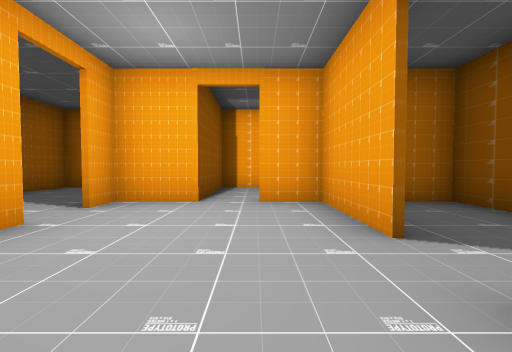
[1] (above)

12 first-person views from a walk through a 3-D level made in the Unity game engine. The camera is 1.2 m above the floor, tilts 2° down and sees 90° across. Doors are open. The floor is counted in squares, 2 m on a side. Each view is taken from the middle of a square. On the plan, view 1 faces up. The plan holds only what a view shows up to about 9 squares ahead; the rest is blank. The place goes on beyond the plan. The player character is not drawn.

[2]
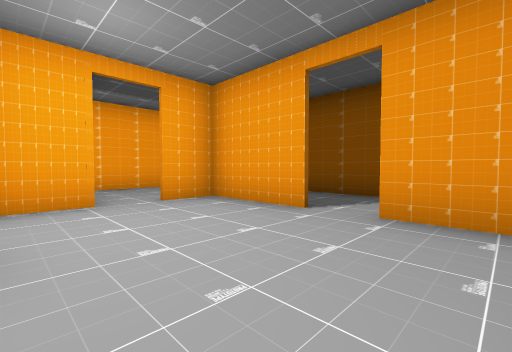

[3]
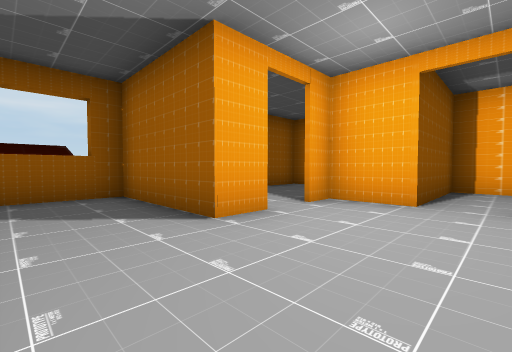

[4]
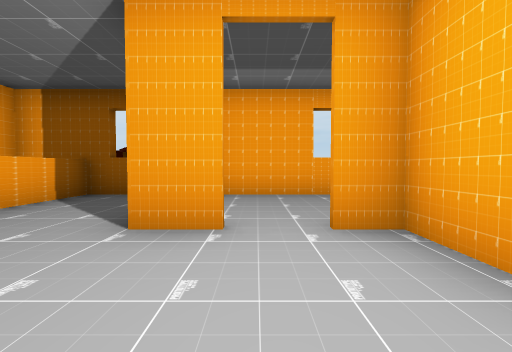

[5]
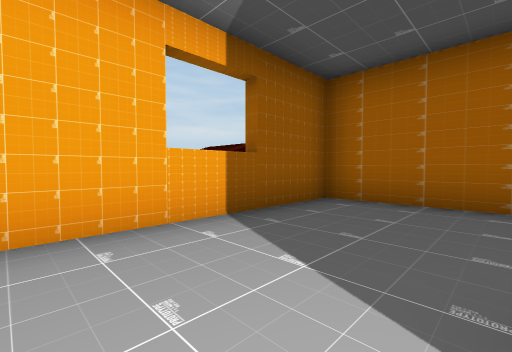

[6]
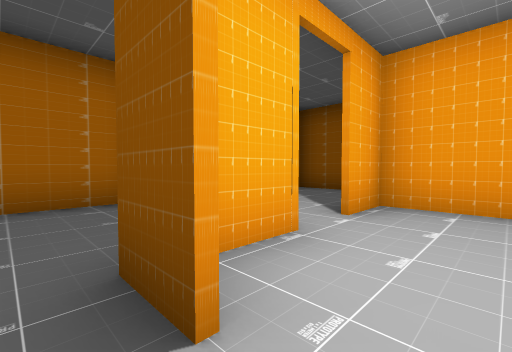

[7]
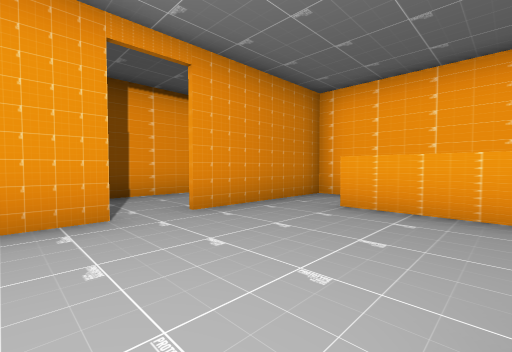

[8]
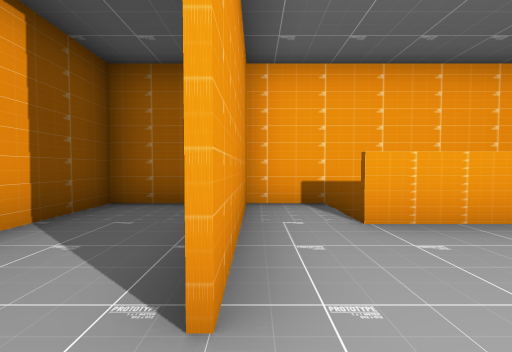

[9]
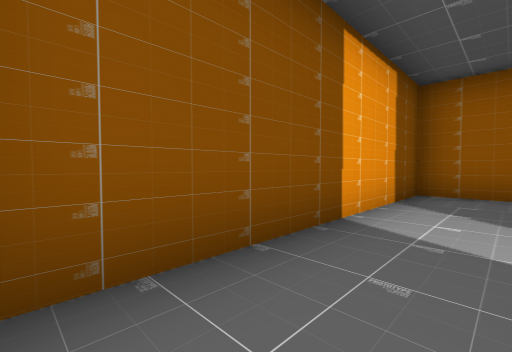

[10]
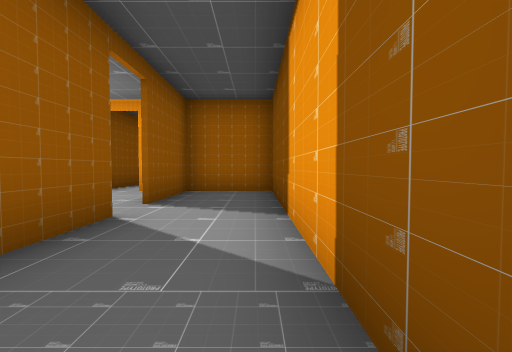

[11]
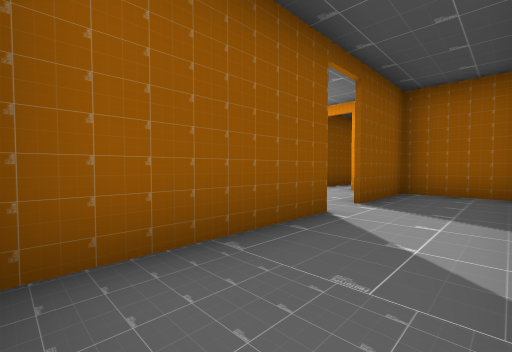

[12]
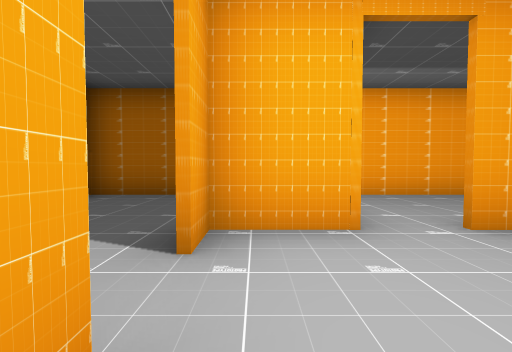

### Floor plan
Points are (right, up) in squares from view 1. A wall is a line through its corners. A room is listed if a view was taken in it or the views show most of it. See-through windows are left out.
Room 1 (views 1, 2, 3, 4, 7, 12)
walls: (-1.6, -0.7) (-0.1, -0.7); (-2.4, 2.8) (-2.4, 1.8) (-5.6, 1.8); (1.2, 2.1) (1.2, 4.5); (-1, 4.4) (-2.4, 4.4) (-2.4, 3.6); (-5.6, 2) (-5.6, -0.5); (1.2, -2.2) (1.2, 1.1)
ways out: opening at (-3, 3) to room 2; opening at (1, 2) to room 3; gap at (0, 5) to room 6; opening at (0, -1) to room 7
Room 2 (views 5, 6)
walls: (-5.6, 3.5) (-5.6, 2)
ways out: opening at (-3, 3) to room 1; opening at (-4.5, 4.5) to room 5; open door at (-6, 2.5)
Room 3 (views 8, 9)
walls: (1.3, 4.5) (1.3, 2.1); (3.4, 1.5) (3.4, 4.4) (0, 4.4)
ways out: opening at (1, 2) to room 1; opening at (2, 2) to room 4; open door at (3.3, 2.7) to room 4
Room 4 (views 10, 11)
walls: (1.3, 1.1) (1.3, -2.1); (0.9, -2.2) (3.4, -2.2) (3.4, 1.5)
ways out: opening at (2, 2) to room 3; open door at (3.3, 2.7) to room 3
Room 5 (no view inside)
walls: (-2.5, 3.6) (-2.5, 4.6); (-1.6, 7.5) (-5.6, 7.5) (-5.6, 3.5)
ways out: opening at (-4.5, 4.5) to room 2
Room 6 (no view inside)
walls: (3.4, 6.1) (3.4, 7.5) (-1, 7.5) (-1, 4.4)
ways out: gap at (0, 5) to room 1
Room 7 (no view inside)
walls: (-0.8, -2.2) (0.9, -2.2)
ways out: opening at (0, -1) to room 1; opening at (-1.5, -2)

Where each view was taken, in squares from view 1:
view 1: 0 up, 0 right, facing up
view 2: 0 up, 2 left, facing up-right
view 3: 0 up, 0 right, facing up-left
view 4: 3 up, 0 right, facing left
view 5: 3 up, 3 left, facing up-left
view 6: 3 up, 3 left, facing up-right
view 7: 3 up, 2 left, facing down-right
view 8: 2 up, 1 right, facing down
view 9: 4 up, 2 right, facing down-right
view 10: 2 down, 3 right, facing up
view 11: 2 down, 3 right, facing up-left
view 12: 2 up, 2 left, facing up
